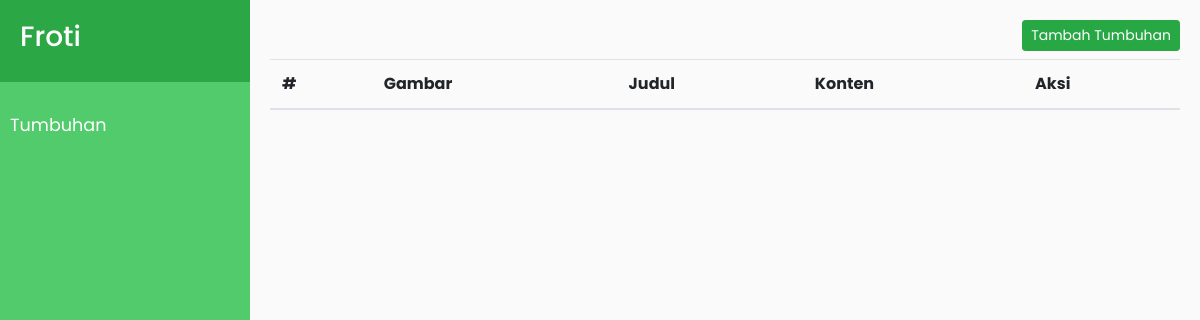
Before: / with the older database file.
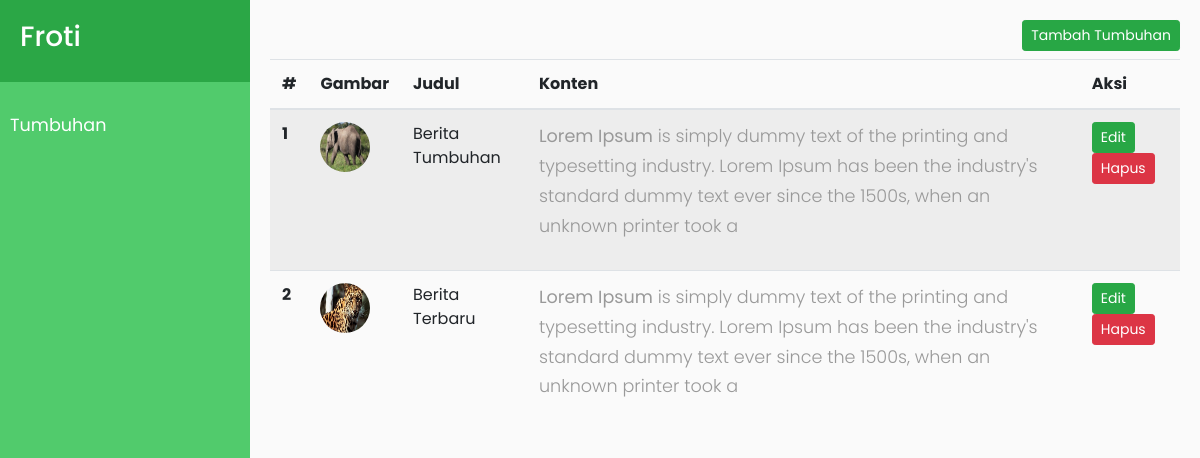
After: the same page with the newer database file.
### tables this page shows
CREATE TABLE `tumbuhan` (
  `id` int(11) NOT NULL,
  `judul` varchar(100) NOT NULL,
  `konten` text NOT NULL,
  `gambar` varchar(255) NOT NULL
);

### functions.php (called while the page is built, shortened)
<?php
$conn = mysqli_connect('localhost', 'root', 'root', 'froti');
function limitKata($kata){
	$title = $kata;
    $arr = explode(" ", $title);
    $limit = 30;
    $new = [];
    if (count($arr) > $limit) {
        for($i = 0; $i < $limit; $i++) {
            array_push($new, $arr[$i]);
        }
    }
    if($new) {
        $new = implode(" ", $new);
        return $new;
    }
    else {
        return $title;
    }
}
function query($query){
	global $conn;
	$result = mysqli_query($conn, $query);
	while ($row = mysqli_fetch_assoc($result)) {
		$rows[] = $row;
	}
	return $rows;
}
?>

### index.php (the view, shortened to what this page needs)
<?php
    require 'functions.php';
    $tumbuhan = query('SELECT * FROM tumbuhan ORDER BY id ASC');
?>
<!DOCTYPE html>
<html>
<head>
    <link rel="stylesheet" href="bootstrap/bootstrap.css">
    <link rel="stylesheet" href="bootstrap/style5.css">
</head>
<body>
    <div class="wrapper">
        <nav id="sidebar">
            <div class="sidebar-header">
                <h3>Froti</h3>
            </div>
            <ul class="list-unstyled components">
                <li>
                    <a href="index.php">Tumbuhan</a>
                </li>
            </ul>
        </nav>
        <div id="content">
            <button class="btn btn-sm btn-success float-right mb-2" data-toggle="modal" data-target="#exampleModal">Tambah Tumbuhan</button>
        <table class="table table-striped">
            <thead>
                <tr>
                <th scope="col">#</th>
                <th scope="col">Gambar</th>
                <th scope="col">Judul</th>
                <th scope="col">Konten</th>
                <th scope="col">Aksi</th>
                </tr>
            </thead>
            <tbody>
                <?php $i = 1; ?>
	            <?php foreach ($tumbuhan as $brt => $value) : ?>
                    <tr>
                        <th scope="row"><?= $i ?></th>
                        <td><img src="images/<?= $value['gambar'] ?>" style="height:50px; width: 50px;" class="rounded-sm rounded-circle mx-auto" alt="..."></td>
                        <td><?= $value['judul'] ?></td>
                        <td><?= limitKata($value['konten']) ?></td>
                        <td>
                            <button class="btn btn-sm btn-success"><a href="edit-tumbuhan.php?id=<?= $value["id"]; ?>">Edit</a></button>
                            <button class="btn btn-sm btn-danger"><a href="hapus-tumbuhan.php?id=<?= $value["id"]; ?>">Hapus</a></button>
                        </td>
                    </tr>
                    <?php $i++; ?>
                <?php endforeach; ?>
            </tbody>
        </table>
        </div>
    </div>
</body>
</html>

Changed rows visible on the page:
added tumbuhan: gambar (picture), judul "Berita Tumbuhan", konten "Lorem Ipsum is simply dummy text of the printing and typesetting industry. Lorem Ipsum has been the industry's standard dummy text ever since the 1500s, when an unknown printer took a"
added tumbuhan: gambar (picture), judul "Berita Terbaru", konten "Lorem Ipsum is simply dummy text of the printing and typesetting industry. Lorem Ipsum has been the industry's standard dummy text ever since the 1500s, when an unknown printer took a"
